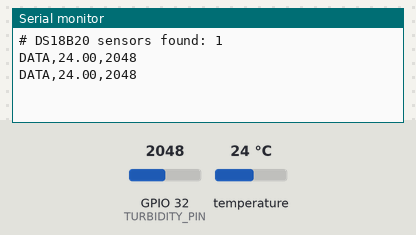
Simulated run of this sketch. Board: ESP32. Shown: the last lines printed to the serial monitor. The inputs (shaded band) are chosen by the test bench; at power-on: temperature 24 °C, GPIO 32 (TURBIDITY_PIN) = 2048 (analog values on the 0–4095 scale).

Above: at 3.3 s.
3.4 s: temperature set to 12 °C
At 4.8 s:
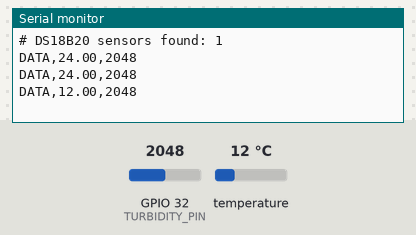
5.9 s: GPIO 32 (TURBIDITY_PIN) set to 2866
At 7.3 s:
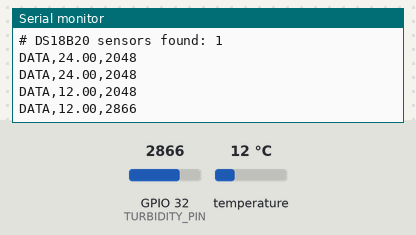
8.4 s: temperature set to 19 °C
At 10.6 s:
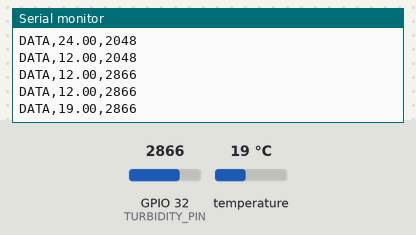
10.9 s: GPIO 32 (TURBIDITY_PIN) set to 3603
At 12.3 s:
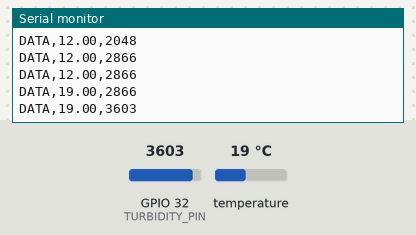
Timing chart, 0 to 13.9 s (numbered marks = the images above; inputs shaded):
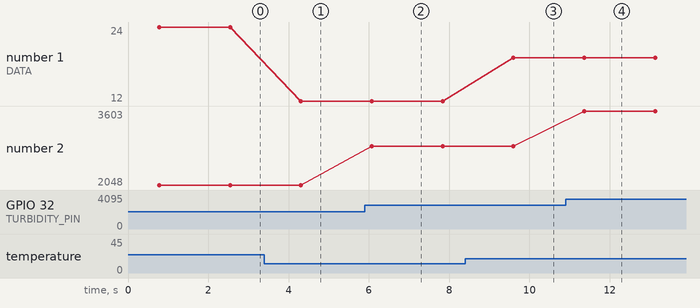

The sketch:

esp32_cip_sensor.ino
```cpp
// HalalTrace hardware test rig — ESP32 + DS18B20 + analog turbidity sensor.
//
// This sketch does NOT use WiFi. The ESP32 stays cabled to the laptop over
// USB (needed for power anyway) and just prints readings over serial, one
// per second. A bridge script on the laptop
// (hardware/bridge/serial_to_backend.py) reads this serial output and does
// the actual cycle/start -> reading -> cycle/end calls to the local backend.
// No wireless dependency at all.

#include <OneWire.h>
#include <DallasTemperature.h>

#define ONE_WIRE_BUS   4    // DS18B20 DATA
#define TURBIDITY_PIN  32   // turbidity AOUT

OneWire oneWire(ONE_WIRE_BUS);
DallasTemperature tempSensor(&oneWire);

void setup() {
  Serial.begin(115200);
  analogReadResolution(12);
  analogSetPinAttenuation(TURBIDITY_PIN, ADC_11db); // extend ADC range to 0-3.3 V
  tempSensor.begin();
  Serial.printf("# DS18B20 sensors found: %d\n", tempSensor.getDeviceCount());
}

void loop() {
  tempSensor.requestTemperatures();
  float tempC = tempSensor.getTempCByIndex(0);
  int turbidityRaw = analogRead(TURBIDITY_PIN);

  // Machine-readable line for serial_to_backend.py. Anything not starting
  // with "DATA," is ignored by the bridge script, so free-form debug prints
  // (like the sensor-count line above) are safe to keep.
  Serial.printf("DATA,%.2f,%d\n", tempC, turbidityRaw);
  delay(1000);
}
```

Measured:
- after the input at 3.4 s, the serial monitor: prints a new line after 0.91 s (image 1)
- after the input at 5.9 s, the serial monitor: prints a new line after 0.17 s (image 2)
- after the input at 8.4 s, the serial monitor: prints a new line after 1.2 s (image 3)
- after the input at 10.9 s, the serial monitor: prints a new line after 0.47 s (image 4)
- plotted number 1: 24 → 12 after the input at 3.4 s, 12 → 19 after the input at 8.4 s
- plotted number 2: 2048 → 2866 after the input at 5.9 s, 2866 → 3603 after the input at 10.9 s
